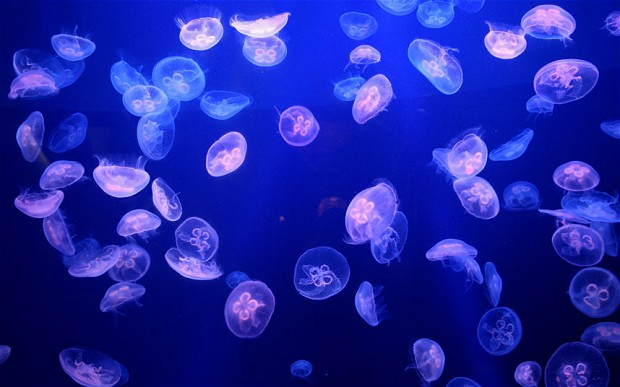
//> input picture jellyfish.jpg, 620 x 387 px
$ ./jelly_detect   (built with g++ and OpenCV 4)
//> lines starting //> are read from the running program, lines starting //| are printed output that depends on the picture; after the words box and inside, x2 and y2 are one past the last pixel; in counts of white or black regions, pixels touching at a corner belong together
#include "opencv2/highgui/highgui.hpp"
#include "opencv2/imgproc/imgproc.hpp"
#include <iostream>
#include <stdio.h>
#include <stdlib.h>

using namespace cv;
using namespace std;

Mat img; Mat gray;
int main( int argc, char** argv ){
	// Load source image and convert it to gray
	img = imread("jellyfish.jpg");
//> img is the input picture: 387 rows x 620 cols, CV_8UC3; mean B, G, R 165.1, 37.5, 31.3

	// Convert image to gray and blur it
	cvtColor( img, gray, CV_BGR2GRAY );
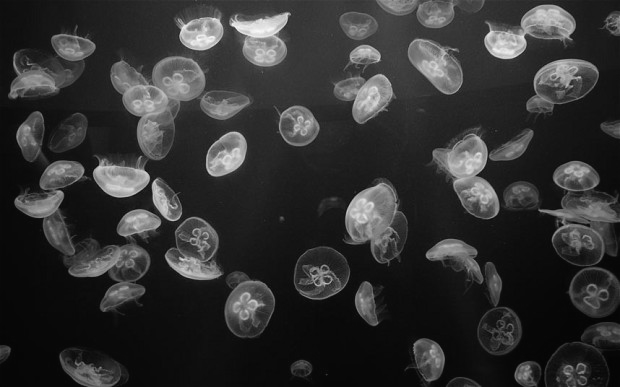
//> gray: 387 rows x 620 cols, CV_8UC1; min 4, max 249, mean 50.2
	blur( gray, gray, Size(3,3) );


	Mat threshold_output;
	vector<vector<Point> > contours;
	vector<Vec4i> hierarchy;

	// Detect edges using Threshold
	threshold( gray, threshold_output, 95, 120, THRESH_BINARY );
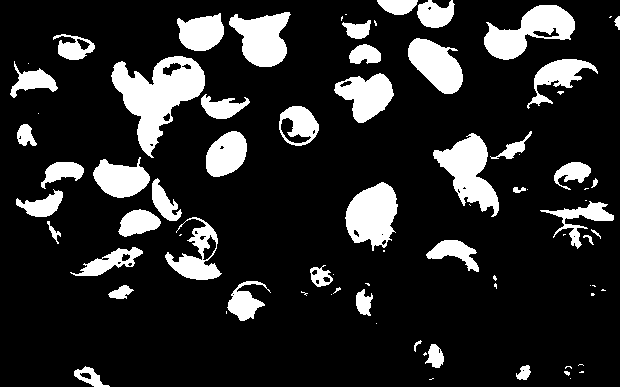
//> threshold_output: 387 rows x 620 cols, CV_8UC1; values 0 (black) and 120 (white), 16.2% white; 79 white regions (34 under 20 px)
	// Find contours
	findContours( threshold_output, contours, hierarchy, CV_RETR_TREE, CV_CHAIN_APPROX_SIMPLE, Point(0, 0) );
//> contours = 112 contours, 56 with area under 20; largest, box (x1, y1, x2, y2) and area: (111, 56, 205, 158) 4402, (484, 5, 575, 60) 2504, (433, 133, 499, 217) 2483, (345, 182, 398, 251) 2393, (229, 12, 291, 67) 2090
	vector<vector<Point> > contours_poly( contours.size() );
//> contours_poly = 112 empty contours
	//vector<Rect> boundRect( contours.size() );
	vector<Point2f>center( contours.size() );
	vector<float>radius( contours.size() );

	for( int i = 0; i < contours.size(); i++ ){
		approxPolyDP( Mat(contours[i]), contours_poly[i], 3, true );
		minEnclosingCircle( (Mat)contours_poly[i], center[i], radius[i] );
	}
//> this loop made 112 passes
//> after the loop, contours_poly = 112 contours, 60 with area under 20; largest, box (x1, y1, x2, y2) and area: (112, 56, 204, 158) 4326, (434, 133, 496, 217) 2406, (484, 5, 575, 59) 2372, (345, 182, 397, 251) 2352, (229, 12, 290, 67) 1986; center = 112 Points (x, y), first 12: [570, 378], [431, 378.5], [581, 371.5], [566.5, 372.5], [568, 367.5], [91.5, 378.5], [85, 375.5], [522.5, 371.5], [522, 370], [580.5, 365], [424.5, 353.5], [434.7, 355.6]; radius = 112 values, max 55.64 at index 90, min 0.0001 at index 0, mean 10.47

	for( int i = 0; i< contours.size() ; i++ ){
		if((int)radius[i]>5){
			circle( img, center[i], (int)radius[i], Scalar(255, 255, 255), 1, 8, 0 );
			line(img, Point(center[i].x -5, center[i].y -5), Point(center[i].x +5, center[i].y +5), Scalar(0, 0, 255), 2, 8, 0 );
			line(img, Point(center[i].x +5, center[i].y -5), Point(center[i].x -5, center[i].y +5), Scalar(0, 0, 255), 2, 8, 0 );
		}
	}
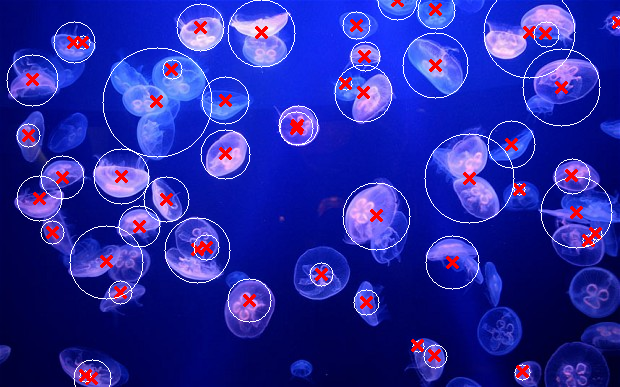
//> img: 387 rows x 620 cols, CV_8UC3; 4.25% of pixels changed, all inside (x1, y1, x2, y2) = (6, 0, 620, 387)

	cout<<"sdfgsdjgchsd";
	//namedWindow( "jellyfish", CV_WINDOW_AUTOSIZE );
	imshow( "jellyfish", img );

	waitKey(0);
	return(0);
}

$ run again, with oscarSelfie.jpg copied over jellyfish.jpg
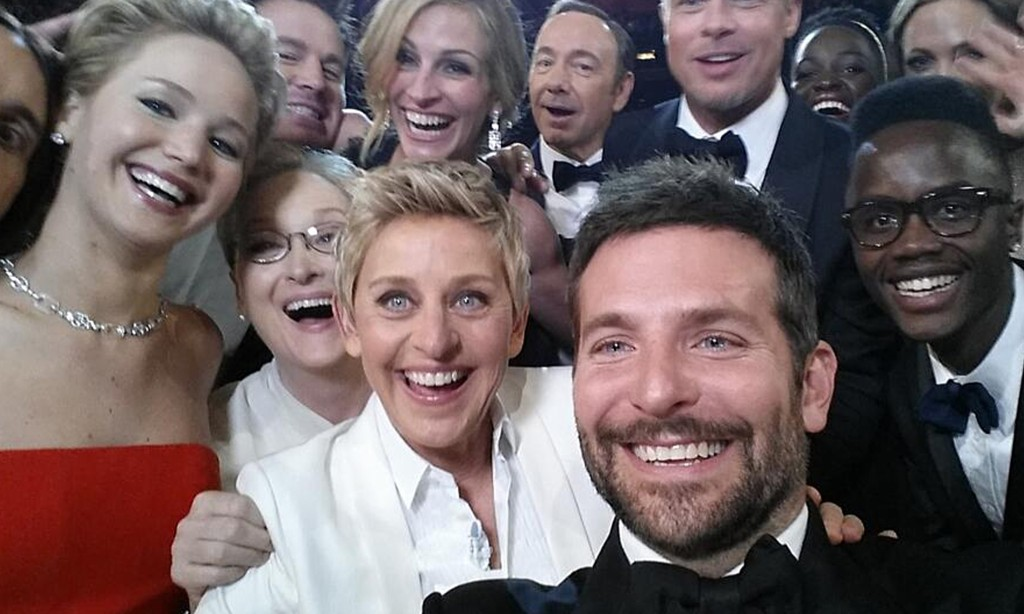
//> input picture oscarSelfie.jpg, 1024 x 614 px
//> img is the input picture: 614 rows x 1024 cols, CV_8UC3; mean B, G, R 100.5, 99.8, 114.3
//> `threshold( gray, threshold_output, 95, 120, THRESH_BINARY );`:
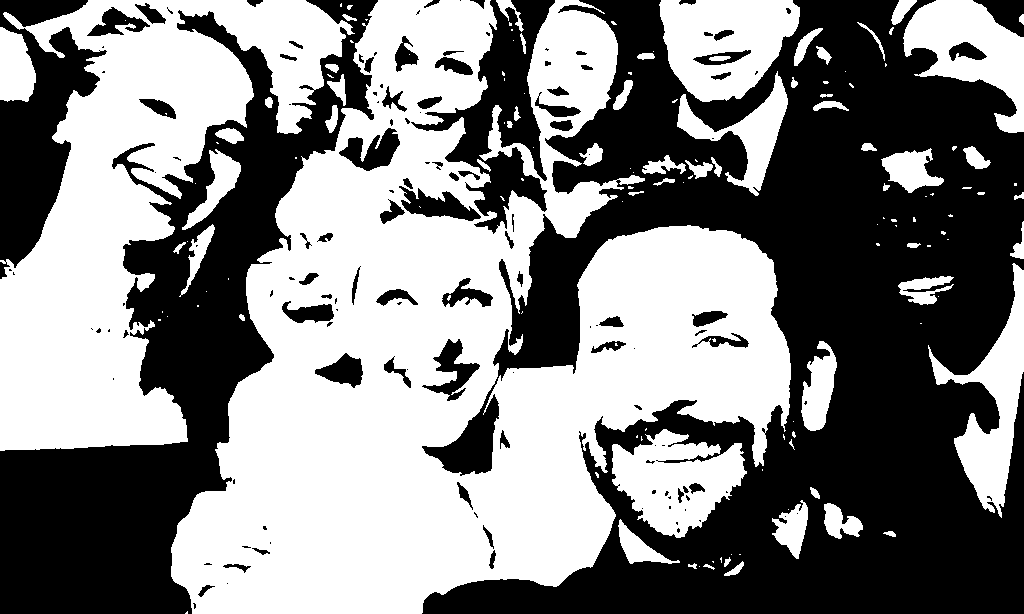
//> threshold_output: 614 rows x 1024 cols, CV_8UC1; values 0 (black) and 120 (white), 51.3% white; 138 black regions (67 under 20 px)
//> contours = 287 contours, 156 with area under 20; largest, box (x1, y1, x2, y2) and area: (171, 0, 791, 614) 205080, (0, 0, 355, 451) 71103, (659, 0, 800, 102) 10475, (612, 429, 747, 538) 8745, (903, 0, 1024, 133) 8149
//> `vector<vector<Point> > contours_poly( contours.size() );`: contours_poly = 287 empty contours
//> after the loop `for( int i = 0; i < contours.size(); i++ )`: contours_poly = 287 contours, 188 with area under 20; largest, box (x1, y1, x2, y2) and area: (171, 0, 790, 614) 205093, (0, 0, 355, 451) 71114, (659, 0, 800, 102) 10490, (612, 429, 747, 538) 8816, (905, 0, 1024, 133) 8210; center = 287 Points (x, y), first 12: [187, 611], [699, 566], [708.5, 567], [692, 566], [733.5, 568.5], [712, 561], [726.5, 561.5], [721, 559.5], [739, 554], [731, 554], [889, 534.5], [649, 541]; radius = 287 values, max 366.2 at index 165, min 0.0001 at index 0, mean 10.26
//> after the loop `for( int i = 0; i< contours.size() ; i++ )`:
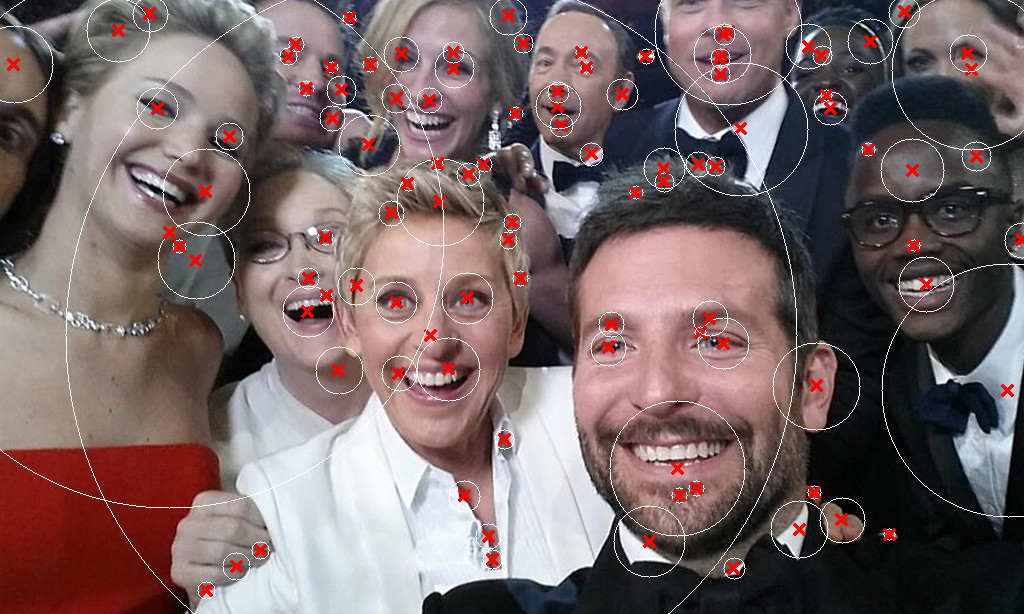
//> img: 614 rows x 1024 cols, CV_8UC3; 3.43% of pixels changed, all inside (x1, y1, x2, y2) = (0, 0, 1024, 614)

$ run again, with template.png saved as jellyfish.jpg
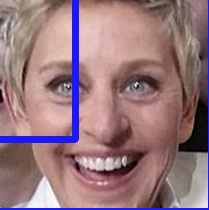
//> input picture template.png, 209 x 210 px
//> img is the input picture: 210 rows x 209 cols, CV_8UC3; mean B, G, R 126, 119.4, 151.1
//> `threshold( gray, threshold_output, 95, 120, THRESH_BINARY );`:
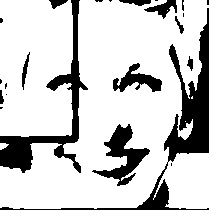
//> threshold_output: 210 rows x 209 cols, CV_8UC1; values 0 (black) and 120 (white), 79.1% white; 23 black regions (12 under 20 px)
//> contours = 15 contours, 7 with area under 20; largest, box (x1, y1, x2, y2) and area: (0, 0, 209, 209) 26652, (0, 0, 73, 137) 9190, (91, 123, 151, 187) 1400, (112, 62, 163, 93) 705, (21, 51, 31, 91) 150, (174, 15, 185, 35) 76, (186, 55, 194, 72) 68, (0, 143, 9, 150) 30
//> contours_poly = 15 empty contours
//> the loop `for( int i = 0; i < contours.size(); i++ )` made 15 passes
//> the loop `for( int i = 0; i< contours.size() ; i++ )` made 15 passes
//> after the loop `for( int i = 0; i< contours.size() ; i++ )`:
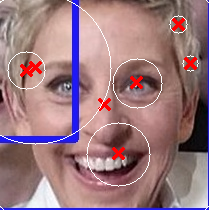
//> img: 210 rows x 209 cols, CV_8UC3; 3.24% of pixels changed, all inside (x1, y1, x2, y2) = (0, 0, 209, 210)
